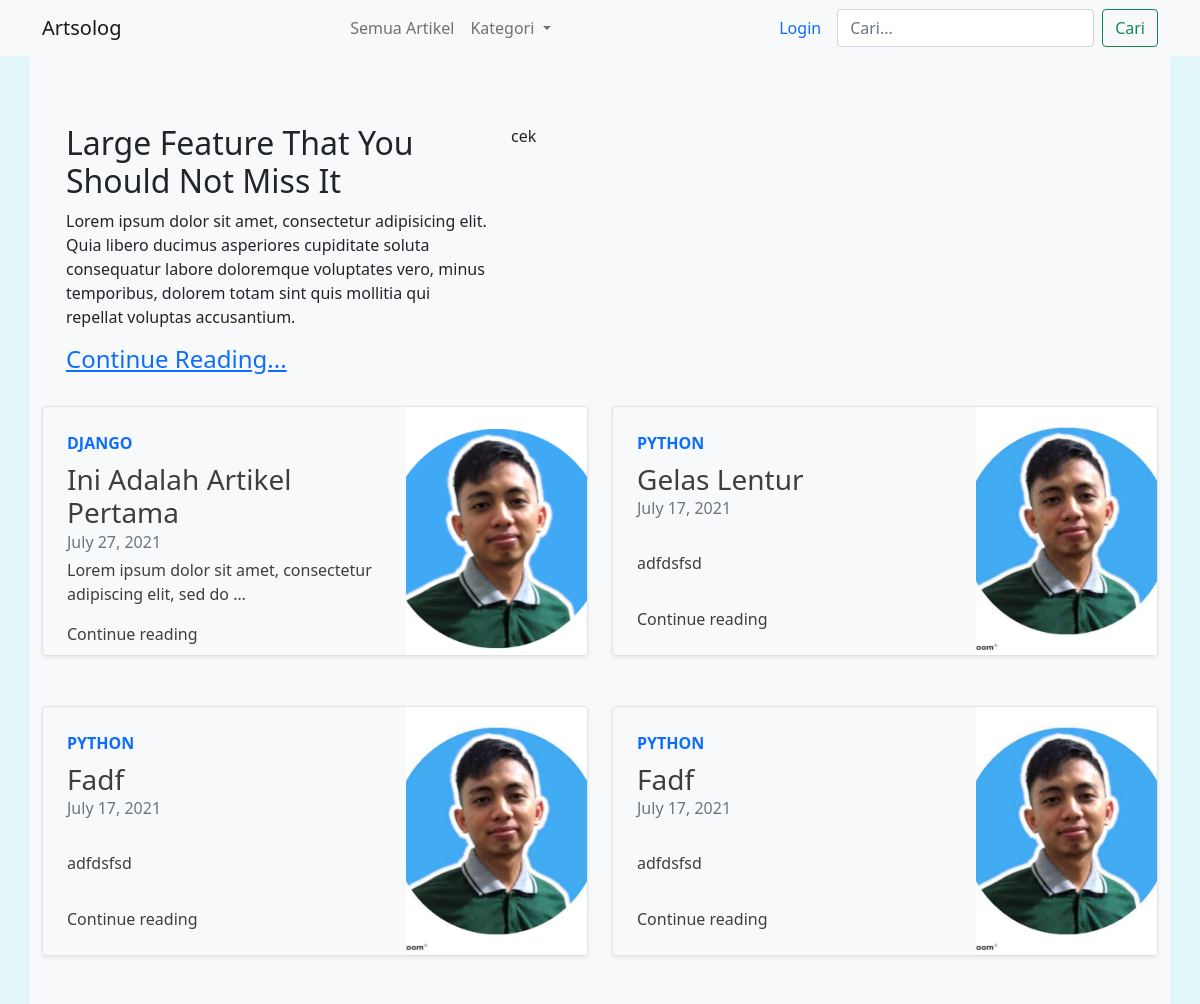
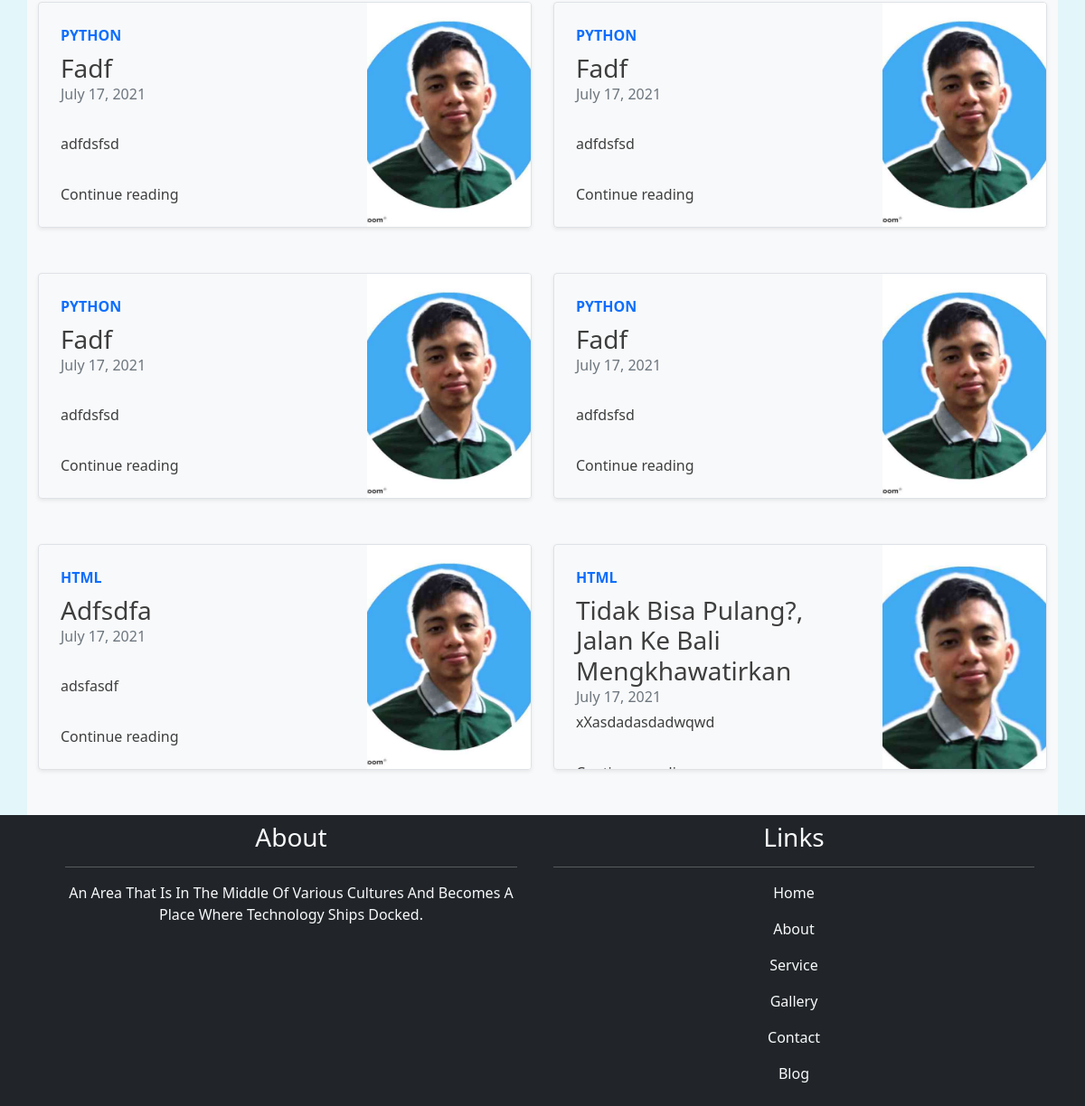
The page / on the database its author committed (2 pictures, top to bottom).
### home/models.py (models this page shows, shortened)
class Article(models.Model):
    author = models.ForeignKey(User, on_delete=models.CASCADE)
    judul = models.CharField(max_length=100, blank=True)
    category = models.ManyToManyField(Category)
    image = models.ImageField(upload_to='image/artikel',)
    isi = RichTextUploadingField()
    likes = models.ManyToManyField(User, related_name='likes_blog', blank=True)
    created = models.DateField(auto_now_add=True, blank=True, editable=False)
    updated = models.DateField(auto_now=True, blank=True, editable=False)
    published = models.BooleanField(default=False)
    slug = models.SlugField(blank=True, editable=False)

class Category(models.Model):
    name = models.CharField(max_length=50)
    slug = models.SlugField(blank=True, editable=False)
    class Meta:
        verbose_name = 'Category'
        verbose_name_plural = 'Categories'
    def __str__(self):
        return f"{self.name}"

### home/views.py (the view)
# urls.py: path('', ArticleListView.as_view(), name='list'),
class ArticleListView(ListView):
    queryset = Article.objects.all().exclude(
        published=False).order_by('-updated')[:20]
    template_name = "article_list.html"
    extra_context = {'categories': Category.objects.all()}

### templates/article_list.html (shortened to what this page needs)
{% extends 'container.html' %}
{% block content_extra %}
  {% if object_list %}
    <header style="padding-top: 100px;">
        <div class="header-container reverse-column container p-4 row">
            <div class="col-md-5">
                <h2 class="text-capitalize">large feature that you should not miss it</h2>
                <p>Lorem ipsum dolor sit amet, consectetur adipisicing elit. Quia libero ducimus asperiores cupiditate soluta consequatur labore doloremque voluptates vero, minus temporibus, dolorem totam sint quis mollitia qui repellat voluptas accusantium.</p>
                <a href="#" class="text-capitalize"><h4> continue reading...</h4></a>
            </div>
            <div class="col-md-5">
              <p>cek</p>
            </div>
        </div>
    </header>
    <article class="row article-row">
      {% for article in object_list  %}
        {% if slug %}
          <div class="col-md-6 box-thumbnail">
            <div class="row g-0 border rounded overflow-hidden flex-md-row mb-4 shadow-sm h-md-250 position-relative">
              <div class="col p-4 d-flex flex-column position-static">
                {% for category in article.category.all %}
                  {% if category.slug == slug %}
                    <strong class="d-inline-block mb-2 text-primary text-uppercase">{{category.name}}</strong>
                  {% endif %}
                {% endfor %}
                <h3 class="mb-0">{{article.judul|title}}</h3>
                <div class="mb-1 text-muted">{{article.updated}}</div>
                <p class="card-text mb-auto">{{article.isi|safe|truncatewords:10}}</p>
                {% for category in article.category.all %}
                  {% if category.slug == slug %}
                    <a href="{% url 'detail' article.id category.slug %}" class="stretched-link">Continue reading</a>
                  {% endif %}
                {% endfor %}
              </div>
                {% if article.image %}
                  <div class="image-thumbnail col-md-4  d-lg-block" style="background-image:url({{article.image.url}}) ;">
                      <p>ansatsu</p>
                  </div>
                {% else %}
                  <div class="col-md-4  d-lg-block">
                    <svg class="bd-placeholder-img" width="200" height="250" xmlns="http://www.w3.org/2000/svg" role="img" aria-label="Placeholder: Thumbnail" preserveAspectRatio="xMidYMid slice" focusable="false"><title>Placeholder</title><rect width="100%" height="100%" fill="#55595c"></rect><text x="30%" y="50%" fill="#eceeef" dy=".3em">Thumbnail</text></svg>
                  </div>
                {% endif %}
            </div>
          </div>
        {% else %}
          <div class="col-md-6 ">
            <div class="box-thumbnail" style="height:300px">
            <a href="{% url 'detail' article.id article.category.all|first|slugify %}" class="a-thumbnail">
                <div class="row g-0  border rounded overflow-hidden flex-md-row shadow-sm h-md-250 position-relative">
                  <div class="col p-4 d-flex flex-column position-static">
                    <strong class="d-inline-block mb-2 text-primary text-uppercase">{{article.category.all|first}}</strong>
                    <h3 class="mb-0">{{article.judul|title}}</h3>
                    <div class="mb-1 text-muted">{{article.updated}}</div>
                    <p class="card-text mb-auto">{{article.isi|safe|truncatewords:10}}</p>
                    Continue reading
                  </div>
                  {% if article.image %}
                    <div class="image-thumbnail col-md-4  d-lg-block" style="background-image:url({{ article.image.url }});">
                    </div>
                  {% endif %}
                </div>
            </a>
            </div>
          </div>
        {% endif %}
      {% endfor %}
    </article>
  {% else %}
  <center>
    <h4 style="padding-top: 100px;">Ooops....We couldn't find anything</h4>
  </center>
  {% endif %}
{% endblock content_extra %}

### static/css/style.css (style rules this page uses)
.article-row .row { height: 250px; }
.article-row .a-thumbnail { color: rgba(0, 0, 0, 0.753); text-decoration: none; width: -webkit-fit-content; width: -moz-fit-content; width: fit-content; -webkit-transition: 5s ease-in-out; transition: 5s ease-in-out; }
.article-row .image-thumbnail { background-size: cover; background-position: center; background-repeat: no-repeat; }
.box-thumbnail .row { top: 0px; -webkit-transition: .3s; transition: .3s; }

### rows shown on the page
Article: category.all|first "DJANGO", judul "Ini Adalah Artikel Pertama", updated "July 27, 2021", isi "Lorem ipsum dolor sit amet, consectetur adipiscing elit, sed do …", image (picture)
Article: category.all|first "PYTHON", judul "Gelas Lentur", updated "July 17, 2021", isi "adfdsfsd", image (picture)
Article: category.all|first "PYTHON", judul "Fadf", updated "July 17, 2021", isi "adfdsfsd", image (picture)
Article: category.all|first "PYTHON", judul "Fadf", updated "July 17, 2021", isi "adfdsfsd", image (picture)
Article: category.all|first "PYTHON", judul "Fadf", updated "July 17, 2021", isi "adfdsfsd", image (picture)
Article: category.all|first "PYTHON", judul "Fadf", updated "July 17, 2021", isi "adfdsfsd", image (picture)
Article: category.all|first "PYTHON", judul "Fadf", updated "July 17, 2021", isi "adfdsfsd", image (picture)
Article: category.all|first "PYTHON", judul "Fadf", updated "July 17, 2021", isi "adfdsfsd", image (picture)
Article: category.all|first "HTML", judul "Adfsdfa", updated "July 17, 2021", isi "adsfasdf", image (picture)
Article: category.all|first "HTML", judul "Tidak Bisa Pulang?, Jalan Ke Bali Mengkhawatirkan", updated "July 17, 2021", isi "xXasdadasdadwqwd", image (picture)
